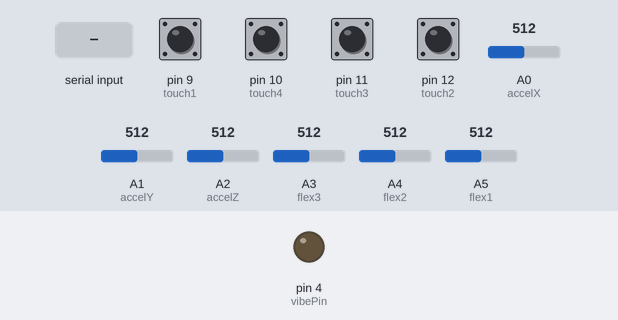
A sketch run on a simulated Arduino Uno, built with avr-gcc and run on an emulated ATmega328P. On the bench: output pins drawn as LEDs (lit = HIGH). The inputs (shaded band) are chosen by the test bench; at power-on: pin 9 (touch1), pin 10 (touch4), pin 11 (touch3), pin 12 (touch2) LOW, A0 (accelX) = 512, A1 (accelY) = 512, A2 (accelZ) = 512, A3 (flex3) = 512, A4 (flex2) = 512, A5 (flex1) = 512. What the sketch prints to the serial monitor is not drawn.

Above: at 1.2 s.
1.3 s: "v" received over Serial
At 1.41 s:
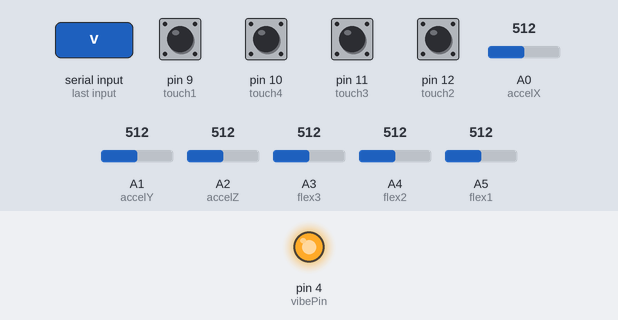
3.0 s: A0 (accelX) set to 105
6.0 s: A0 (accelX) set to 95
9.0 s: A1 (accelY) set to 104
12.0 s: A1 (accelY) set to 89
Timing chart, 0 to 15.0 s (numbered marks = the images above; inputs shaded):
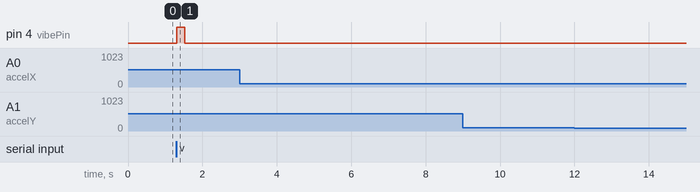

Measured:
- after the input at 1.3 s, pin 4 (vibePin): LOW → HIGH at once, → LOW 0.21 s later
- after the input at 3.0 s, every drawn part: stays the same
- after the input at 6.0 s, every drawn part: stays the same
- after the input at 9.0 s, every drawn part: stays the same
- after the input at 12.0 s, every drawn part: stays the same

The sketch:

AsteroidsArduino.ino
```cpp
// pin assignments

// digital output
const int vibePin = 4;

// digital inputs
const int touch1 = 9;
const int touch2 = 12;
const int touch3 = 11;
const int touch4 = 10;

// analog inputs
const int flex1 = 5;
const int flex2 = 4;
const int flex3 = 3;

const int accelX = 0;
const int accelY = 1;
const int accelZ = 2;

int vibeStart;

void setup()
{
  vibeStart = 0;
  pinMode(vibePin, OUTPUT);
  Serial.begin(9600);
}

void loop()
{
  float ax = analogRead(accelX);
  float ay = analogRead(accelY);
  float az = analogRead(accelZ);

  float f1 = analogRead(flex1);
  float f2 = analogRead(flex2);
  float f3 = analogRead(flex3);

  int t1 = digitalRead(touch1);
  int t2 = digitalRead(touch2);
  int t3 = digitalRead(touch3);
  int t4 = digitalRead(touch4);

  String str = "";
  str += ax;
  str += ",";
  str += ay;
  str += ",";
  str += az;
  str += ",";
  str += f1;
  str += ",";
  str += f2;
  str += ",";
  str += f3;
  str += ",";
  str += t1;
  str += ",";
  str += t2;
  str += ",";
  str += t3;
  str += ",";
  str += t4;

  Serial.println(str);

  char x = Serial.read();
  if (x == 'v') {
    digitalWrite(vibePin, HIGH);
    vibeStart = millis();
  }

  if (millis() - vibeStart > 200) {
    digitalWrite(vibePin, LOW);
    vibeStart = 0;
  }
}
```
